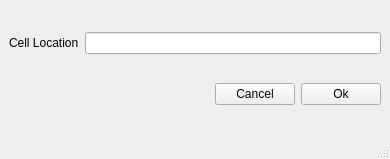
<?xml version="1.0" encoding="UTF-8"?>
<ui version="4.0">
 <class>MainWindow</class>
 <widget class="QMainWindow" name="MainWindow">
  <property name="geometry">
   <rect>
    <x>0</x>
    <y>0</y>
    <width>390</width>
    <height>159</height>
   </rect>
  </property>
  <property name="windowTitle">
   <string>MainWindow</string>
  </property>
  <widget class="QWidget" name="centralwidget">
   <layout class="QVBoxLayout" name="verticalLayout">
    <item>
     <layout class="QHBoxLayout" name="horizontalLayout">
      <item>
       <widget class="QLabel" name="label">
        <property name="text">
         <string>Cell Location</string>
        </property>
       </widget>
      </item>
      <item>
       <widget class="QLineEdit" name="lineEdit"/>
      </item>
     </layout>
    </item>
    <item>
     <layout class="QHBoxLayout" name="horizontalLayout_2">
      <item>
       <spacer name="horizontalSpacer">
        <property name="orientation">
         <enum>Qt::Horizontal</enum>
        </property>
        <property name="sizeHint" stdset="0">
         <size>
          <width>128</width>
          <height>17</height>
         </size>
        </property>
       </spacer>
      </item>
      <item>
       <widget class="QPushButton" name="pushButton_2">
        <property name="text">
         <string>Cancel</string>
        </property>
       </widget>
      </item>
      <item>
       <widget class="QPushButton" name="pushButton">
        <property name="text">
         <string>Ok</string>
        </property>
       </widget>
      </item>
     </layout>
    </item>
   </layout>
  </widget>
  <widget class="QMenuBar" name="menubar">
   <property name="geometry">
    <rect>
     <x>0</x>
     <y>0</y>
     <width>390</width>
     <height>22</height>
    </rect>
   </property>
  </widget>
  <widget class="QStatusBar" name="statusbar"/>
 </widget>
 <resources/>
 <connections/>
</ui>
